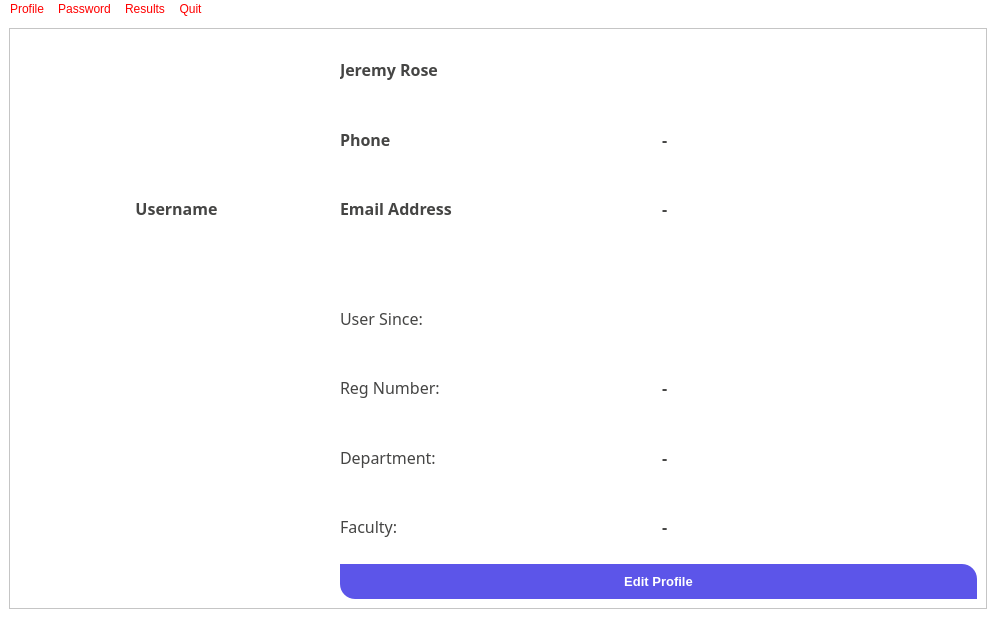
<?xml version="1.0" encoding="UTF-8"?>
<ui version="4.0">
 <class>MainWindow</class>
 <widget class="QMainWindow" name="MainWindow">
  <property name="geometry">
   <rect>
    <x>0</x>
    <y>0</y>
    <width>996</width>
    <height>640</height>
   </rect>
  </property>
  <property name="windowTitle">
   <string>User Profile</string>
  </property>
  <property name="styleSheet">
   <string notr="true">/*Copyright (c) DevSec Studio. All rights reserved.

MIT License

Permission is hereby granted, free of charge, to any person obtaining a copy
of this software and associated documentation files (the &quot;Software&quot;), to deal
in the Software without restriction, including without limitation the rights
to use, copy, modify, merge, publish, distribute, sublicense, and/or sell
copies of the Software, and to permit persons to whom the Software is
furnished to do so, subject to the following conditions:

The above copyright notice and this permission notice shall be included in all
copies or substantial portions of the Software.

THE SOFTWARE IS PROVIDED *AS IS*, WITHOUT WARRANTY OF ANY KIND, EXPRESS OR
IMPLIED, INCLUDING BUT NOT LIMITED TO THE WARRANTIES OF MERCHANTABILITY,
FITNESS FOR A PARTICULAR PURPOSE AND NONINFRINGEMENT. IN NO EVENT SHALL THE
AUTHORS OR COPYRIGHT HOLDERS BE LIABLE FOR ANY CLAIM, DAMAGES OR OTHER
LIABILITY, WHETHER IN AN ACTION OF CONTRACT, TORT OR OTHERWISE, ARISING FROM,
OUT OF OR IN CONNECTION WITH THE SOFTWARE OR THE USE OR OTHER DEALINGS IN THE SOFTWARE.
*/

/*-----QWidget-----*/
QWidget
{
	background-color: #fff;
	color: red;

}


/*-----QLabel-----*/
QLabel
{
	background-color: transparent;
	color: #454544;
	font-weight: 500;
	font-size: 16px;
	font-family: poppins;

}


/*-----QPushButton-----*/
QPushButton
{
	background-color: #5c55e9;
	color: #fff;
	font-size: 13px;
	font-weight: bold;
	border-top-right-radius: 15px;
	border-top-left-radius: 0px;
	border-bottom-right-radius: 0px;
	border-bottom-left-radius: 15px;
	padding: 10px;

}


QPushButton::disabled
{
	background-color: #5c5c5c;

}


QPushButton::hover
{
	background-color: #5564f2;

}


QPushButton::pressed
{
	background-color: #3d4ef2;

}


/*-----QCheckBox-----*/
QCheckBox
{
	background-color: transparent;
	color: #5c55e9;
	font-size: 10px;
	font-weight: bold;
	border: none;
	border-radius: 5px;

}


/*-----QCheckBox-----*/
QCheckBox::indicator
{
    background-color: #323232;
    border: 1px solid darkgray;
    width: 12px;
    height: 12px;

}


QCheckBox::indicator:checked
{
    image:url(&quot;./ressources/check.png&quot;);
	background-color: #5c55e9;
    border: 1px solid #5c55e9;

}


QCheckBox::indicator:unchecked:hover
{
    border: 1px solid #5c55e9;

}


QCheckBox::disabled
{
	color: #656565;

}


QCheckBox::indicator:disabled
{
	background-color: #656565;
	color: #656565;
    border: 1px solid #656565;

}


/*-----QLineEdit-----*/
QLineEdit
{
	background-color: #c2c7d5;
	color: #2a547f;
	border: none;
	padding: 5px;

}


/*-----QListView-----*/
QListView
{
	background-color: #5c55e9;
	color: #fff;
	font-size: 14px;
	font-weight: bold;
	show-decoration-selected: 0;
	border-radius: 4px;
	padding-left: -15px;
	padding-right: -15px;
	padding-top: 5px;

} 


QListView:disabled 
{
	background-color: #5c5c5c;

}


QListView::item
{
	background-color: #454e5e;
	border: none;
	padding: 10px;
	border-radius: 0px;
	padding-left : 10px;
	height: 32px;

}


QListView::item:selected
{
	color: #000;
	background-color: #fff;

}


QListView::item:!selected
{
	color:white;
	background-color: transparent;
	border: none;
	padding-left : 10px;

}


QListView::item:!selected:hover
{
	color: #fff;
	background-color: #5564f2;
	border: none;
	padding-left : 10px;

}


/*-----QTreeView-----*/
QTreeView 
{
	background-color: #fff;
	show-decoration-selected: 0;
	color: #454544;

}


QTreeView:disabled
{
	background-color: #242526;
	show-decoration-selected: 0;

}


QTreeView::item 
{
	border-top-color: transparent;
	border-bottom-color: transparent;

}


QTreeView::item:hover 
{
	background-color: #bcbdbb;
	color: #000;

}


QTreeView::item:selected 
{
	background-color: #5c55e9;
	color: #fff;

}


QTreeView::item:selected:active
{
	background-color: #5c55e9;
	color: #fff;

}


QTreeView::item:selected:disabled
{
	background-color: #525251;
	color: #656565;

}


QTreeView::branch:has-children:!has-siblings:closed,
QTreeView::branch:closed:has-children:has-siblings 
{
	image: url(://tree-closed.png);

}

QTreeView::branch:open:has-children:!has-siblings,
QTreeView::branch:open:has-children:has-siblings  
{
	image: url(://tree-open.png);

}


/*-----QTableView &amp; QTableWidget-----*/
QTableView
{
    background-color: #fff;
	border: 1px solid gray;
    color: #454544;
    gridline-color: gray;
    outline : 0;

}


QTableView::disabled
{
    background-color: #242526;
    border: 1px solid #32414B;
    color: #656565;
    gridline-color: #656565;
    outline : 0;

}


QTableView::item:hover 
{
    background-color: #bcbdbb;
    color: #000;

}


QTableView::item:selected 
{
	background-color: #5c55e9;
    color: #fff;

}


QTableView::item:selected:disabled
{
    background-color: #1a1b1c;
    border: 2px solid #525251;
    color: #656565;

}


QTableCornerButton::section
{
	background-color: #ced5e3;
	border: none;
    color: #fff;

}


QHeaderView::section
{
	color: #2a547f;
	border: 0px;
	background-color: #ced5e3;
	padding: 5px;

}


QHeaderView::section:disabled
{
    background-color: #525251;
    color: #656565;

}


QHeaderView::section:checked
{
    color: #fff;
    background-color: #5c55e9;

}


QHeaderView::section:checked:disabled
{
    color: #656565;
    background-color: #525251;

}


QHeaderView::section::vertical::first,
QHeaderView::section::vertical::only-one
{
    border-top: 1px solid #353635;

}


QHeaderView::section::vertical
{
    border-top: 1px solid #353635;

}


QHeaderView::section::horizontal::first,
QHeaderView::section::horizontal::only-one
{
    border-left: 1px solid #353635;

}


QHeaderView::section::horizontal
{
    border-left: 1px solid #353635;

}


/*-----QScrollBar-----*/
QScrollBar:horizontal 
{
    background-color: transparent;
    height: 8px;
    margin: 0px;
    padding: 0px;

}


QScrollBar::handle:horizontal 
{
    border: none;
	min-width: 100px;
    background-color: #7e92b7;

}


QScrollBar::add-line:horizontal, 
QScrollBar::sub-line:horizontal,
QScrollBar::add-page:horizontal, 
QScrollBar::sub-page:horizontal 
{
    width: 0px;
    background-color: #d8dce6;

}


QScrollBar:vertical 
{
    background-color: transparent;
    width: 8px;
    margin: 0;

}


QScrollBar::handle:vertical 
{
    border: none;
	min-height: 100px;
    background-color: #7e92b7;

}


QScrollBar::add-line:vertical, 
QScrollBar::sub-line:vertical,
QScrollBar::add-page:vertical, 
QScrollBar::sub-page:vertical 
{
    height: 0px;
    background-color: #d8dce6;

}
</string>
  </property>
  <widget class="QWidget" name="centralwidget">
   <layout class="QHBoxLayout" name="horizontalLayout">
    <item>
     <widget class="QFrame" name="profileFrame">
      <property name="frameShape">
       <enum>QFrame::StyledPanel</enum>
      </property>
      <property name="frameShadow">
       <enum>QFrame::Raised</enum>
      </property>
      <layout class="QVBoxLayout" name="verticalLayout">
       <item>
        <layout class="QGridLayout" name="gridLayout">
         <item row="0" column="1">
          <widget class="QLabel" name="lblName">
           <property name="text">
            <string>Jeremy Rose</string>
           </property>
          </widget>
         </item>
         <item row="4" column="2">
          <spacer name="verticalSpacer">
           <property name="orientation">
            <enum>Qt::Vertical</enum>
           </property>
           <property name="sizeType">
            <enum>QSizePolicy::Minimum</enum>
           </property>
           <property name="sizeHint" stdset="0">
            <size>
             <width>20</width>
             <height>40</height>
            </size>
           </property>
          </spacer>
         </item>
         <item row="5" column="2">
          <widget class="QLabel" name="lblRegDate">
           <property name="font">
            <font>
             <family>poppins</family>
             <pointsize>-1</pointsize>
             <weight>50</weight>
             <bold>false</bold>
            </font>
           </property>
           <property name="styleSheet">
            <string notr="true">font-weight: normal;</string>
           </property>
           <property name="text">
            <string/>
           </property>
           <property name="alignment">
            <set>Qt::AlignLeading|Qt::AlignLeft|Qt::AlignVCenter</set>
           </property>
          </widget>
         </item>
         <item row="6" column="2">
          <widget class="QLabel" name="lblReg">
           <property name="text">
            <string>-</string>
           </property>
          </widget>
         </item>
         <item row="0" column="0">
          <widget class="QLabel" name="imgProfile">
           <property name="text">
            <string/>
           </property>
           <property name="pixmap">
            <pixmap>../images/user-login.png</pixmap>
           </property>
           <property name="scaledContents">
            <bool>false</bool>
           </property>
           <property name="alignment">
            <set>Qt::AlignCenter</set>
           </property>
          </widget>
         </item>
         <item row="1" column="2">
          <widget class="QLabel" name="lblPhone">
           <property name="text">
            <string>-</string>
           </property>
          </widget>
         </item>
         <item row="2" column="0">
          <widget class="QLabel" name="lblUser">
           <property name="text">
            <string>Username</string>
           </property>
           <property name="alignment">
            <set>Qt::AlignCenter</set>
           </property>
          </widget>
         </item>
         <item row="5" column="1">
          <widget class="QLabel" name="lblRegDate_2">
           <property name="font">
            <font>
             <family>poppins</family>
             <pointsize>-1</pointsize>
             <weight>50</weight>
             <bold>false</bold>
            </font>
           </property>
           <property name="styleSheet">
            <string notr="true">font-weight: normal;</string>
           </property>
           <property name="text">
            <string>User Since: </string>
           </property>
           <property name="alignment">
            <set>Qt::AlignLeading|Qt::AlignLeft|Qt::AlignVCenter</set>
           </property>
          </widget>
         </item>
         <item row="2" column="1">
          <widget class="QLabel" name="label_10">
           <property name="text">
            <string>Email Address</string>
           </property>
          </widget>
         </item>
         <item row="1" column="1">
          <widget class="QLabel" name="label_5">
           <property name="text">
            <string>Phone</string>
           </property>
          </widget>
         </item>
         <item row="6" column="1">
          <widget class="QLabel" name="label_6">
           <property name="font">
            <font>
             <family>poppins</family>
             <pointsize>-1</pointsize>
             <weight>50</weight>
             <bold>false</bold>
            </font>
           </property>
           <property name="styleSheet">
            <string notr="true">font-weight: normal;</string>
           </property>
           <property name="text">
            <string>Reg Number: </string>
           </property>
          </widget>
         </item>
         <item row="2" column="2">
          <widget class="QLabel" name="lblEmail">
           <property name="text">
            <string>-</string>
           </property>
          </widget>
         </item>
         <item row="9" column="1">
          <widget class="QLabel" name="label_12">
           <property name="font">
            <font>
             <family>poppins</family>
             <pointsize>-1</pointsize>
             <weight>50</weight>
             <bold>false</bold>
            </font>
           </property>
           <property name="styleSheet">
            <string notr="true">font-weight: normal;</string>
           </property>
           <property name="text">
            <string>Faculty:</string>
           </property>
          </widget>
         </item>
         <item row="9" column="2">
          <widget class="QLabel" name="lblFalc">
           <property name="text">
            <string>-</string>
           </property>
          </widget>
         </item>
         <item row="8" column="2">
          <widget class="QLabel" name="lblDept">
           <property name="text">
            <string>-</string>
           </property>
          </widget>
         </item>
         <item row="8" column="1">
          <widget class="QLabel" name="label_8">
           <property name="font">
            <font>
             <family>poppins</family>
             <pointsize>-1</pointsize>
             <weight>50</weight>
             <bold>false</bold>
            </font>
           </property>
           <property name="styleSheet">
            <string notr="true">font-weight: normal;</string>
           </property>
           <property name="text">
            <string>Department:</string>
           </property>
          </widget>
         </item>
         <item row="10" column="1" colspan="2">
          <widget class="QPushButton" name="btnEdit">
           <property name="text">
            <string>Edit Profile</string>
           </property>
          </widget>
         </item>
        </layout>
       </item>
      </layout>
     </widget>
    </item>
   </layout>
  </widget>
  <widget class="QMenuBar" name="menubar">
   <property name="geometry">
    <rect>
     <x>0</x>
     <y>0</y>
     <width>996</width>
     <height>26</height>
    </rect>
   </property>
   <widget class="QMenu" name="menuProfile">
    <property name="title">
     <string>Profile</string>
    </property>
   </widget>
   <widget class="QMenu" name="menuPassword">
    <property name="title">
     <string>Password</string>
    </property>
   </widget>
   <widget class="QMenu" name="menuResults">
    <property name="title">
     <string>Results</string>
    </property>
   </widget>
   <widget class="QMenu" name="menuQuit">
    <property name="title">
     <string>Quit</string>
    </property>
    <addaction name="actionClose"/>
   </widget>
   <addaction name="menuProfile"/>
   <addaction name="menuPassword"/>
   <addaction name="menuResults"/>
   <addaction name="menuQuit"/>
  </widget>
  <widget class="QStatusBar" name="statusbar"/>
  <action name="actionClose">
   <property name="text">
    <string>Close</string>
   </property>
  </action>
 </widget>
 <resources/>
 <connections/>
</ui>
